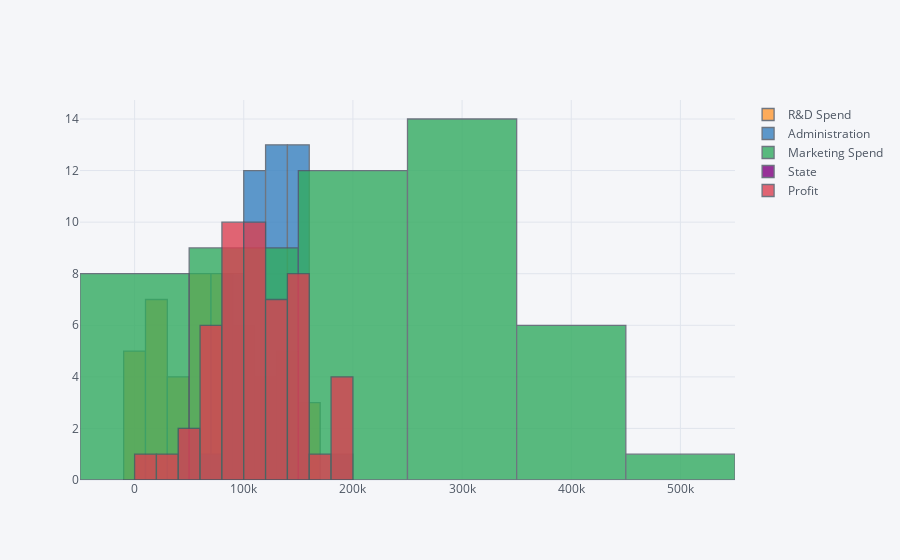

The cell this chart's notebook holds for it:
### Code cell
df.iplot( kind='hist')

### Figure 1 — Plotly figure (JSON) as saved in the notebook; plotly's stock layout.template omitted (floating-point values rounded to 4 significant figures)
{"data": [{"histfunc": "count", "histnorm": "", "marker": {"color": "rgba(255, 153, 51, 1.0)", "line": {"color": "#4D5663", "width": 1.3}}, "name": "R&D Spend", "opacity": 0.8, "orientation": "v", "type": "histogram", "uid": "dfd2b66c-1dcf-4545-ae0f-f7a1d591a6c0", "x": [165300.0, 162600.0, 153400.0, 144400.0, 142100.0, 131900.0, 134600.0, 130300.0, 120500.0, 123300.0, 101900.0, 100700.0, 93860.0, 91990.0, 119900.0, 114500.0, 78010.0, 94660.0, 91750.0, 86420.0, 76250.0, 78390.0, 73990.0, 67530.0, 77040.0, 64660.0, 75330.0, 72110.0, 66050.0, 65610.0, 61990.0, 61140.0, 63410.0, 55490.0, 46430.0, 46010.0, 28660.0, 44070.0, 20230.0, 38560.0, 28750.0, 27890.0, 23640.0, 15510.0, 22180.0, 1000.0, 1315.0, 0, 542.0, 0]}, {"histfunc": "count", "histnorm": "", "marker": {"color": "rgba(55, 128, 191, 1.0)", "line": {"color": "#4D5663", "width": 1.3}}, "name": "Administration", "opacity": 0.8, "orientation": "v", "type": "histogram", "uid": "25937d64-3c11-4297-9e4b-67a99f19b79b", "x": [136900.0, 151400.0, 101100.0, 118700.0, 91390.0, 99810.0, 147200.0, 145500.0, 148700.0, 108700.0, 110600.0, 91790.0, 127300.0, 135500.0, 156500.0, 122600.0, 121600.0, 145100.0, 114200.0, 153500.0, 113900.0, 153800.0, 122800.0, 105800.0, 99280.0, 139600.0, 144100.0, 127900.0, 182600.0, 153000.0, 115600.0, 152700.0, 129200.0, 103100.0, 157700.0, 85050.0, 127100.0, 51280.0, 65950.0, 82980.0, 118500.0, 84710.0, 96190.0, 127400.0, 154800.0, 124200.0, 115800.0, 135400.0, 51740.0, 117000.0]}, {"histfunc": "count", "histnorm": "", "marker": {"color": "rgba(50, 171, 96, 1.0)", "line": {"color": "#4D5663", "width": 1.3}}, "name": "Marketing Spend", "opacity": 0.8, "orientation": "v", "type": "histogram", "uid": "07989f83-8508-4056-a976-f581e7139551", "x": [471800.0, 443900.0, 407900.0, 383200.0, 366200.0, 362900.0, 127700.0, 323900.0, 311600.0, 305000.0, 229200.0, 249700.0, 249800.0, 252700.0, 256500.0, 261800.0, 264300.0, 282600.0, 294900.0, 0, 298700.0, 299700.0, 303300.0, 304800.0, 140600.0, 138000.0, 134100.0, 353200.0, 118100.0, 107100.0, 91130.0, 88220.0, 46090.0, 214600.0, 210800.0, 205500.0, 201100.0, 197000.0, 185300.0, 175000.0, 172800.0, 164500.0, 148000.0, 35530.0, 28330.0, 1904.0, 297100.0, 0, 0, 45170.0]}, {"histfunc": "count", "histnorm": "", "marker": {"color": "rgba(128, 0, 128, 1.0)", "line": {"color": "#4D5663", "width": 1.3}}, "name": "State", "opacity": 0.8, "orientation": "v", "type": "histogram", "uid": "eda5bfbb-cd78-46e2-b866-c81a1c42d37d", "x": ["New York", "California", "California", "New York", "California", "New York", "California", "New York", "New York", "California", "California", "California", "California", "California", "New York", "New York", "California", "New York", "New York", "New York", "California", "New York", "California", "California", "New York", "California", "New York", "New York", "New York", "New York", "New York", "New York", "California", "New York", "California", "New York", "New York", "California", "New York", "California", "California", "California", "California", "New York", "California", "New York", "California", "California", "New York", "California"]}, {"histfunc": "count", "histnorm": "", "marker": {"color": "rgba(219, 64, 82, 1.0)", "line": {"color": "#4D5663", "width": 1.3}}, "name": "Profit", "opacity": 0.8, "orientation": "v", "type": "histogram", "uid": "6724e326-b2a3-47fc-a4df-f8003cf449b9", "x": [192300.0, 191800.0, 191100.0, 182900.0, 166200.0, 157000.0, 156100.0, 155800.0, 152200.0, 149800.0, 146100.0, 144300.0, 141600.0, 134300.0, 132600.0, 129900.0, 127000.0, 125400.0, 124300.0, 122800.0, 118500.0, 111300.0, 110400.0, 108700.0, 108600.0, 107400.0, 105700.0, 105000.0, 103300.0, 101000.0, 99940.0, 97480.0, 97430.0, 96780.0, 96710.0, 96480.0, 90710.0, 89950.0, 81230.0, 81010.0, 78240.0, 77800.0, 71500.0, 69760.0, 65200.0, 64930.0, 49490.0, 42560.0, 35670.0, 14680.0]}], "layout": {"barmode": "overlay", "legend": {"bgcolor": "#F5F6F9", "font": {"color": "#4D5663"}}, "paper_bgcolor": "#F5F6F9", "plot_bgcolor": "#F5F6F9", "title": {"font": {"color": "#4D5663"}}, "xaxis": {"gridcolor": "#E1E5ED", "showgrid": true, "tickfont": {"color": "#4D5663"}, "title": {"font": {"color": "#4D5663"}, "text": ""}, "zerolinecolor": "#E1E5ED"}, "yaxis": {"gridcolor": "#E1E5ED", "showgrid": true, "tickfont": {"color": "#4D5663"}, "title": {"font": {"color": "#4D5663"}, "text": ""}, "zerolinecolor": "#E1E5ED"}}}
